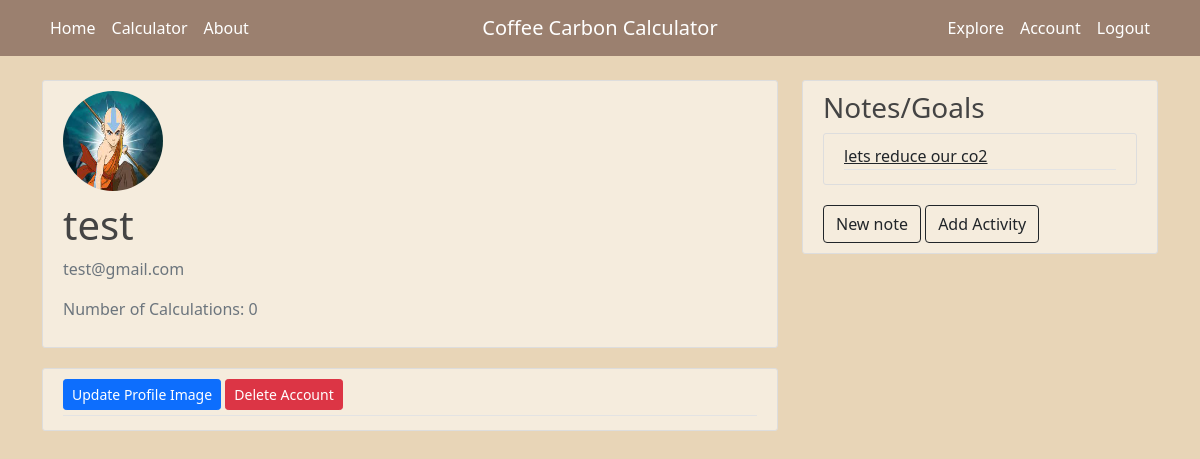
The app's page /account/1 (signed in), older data.
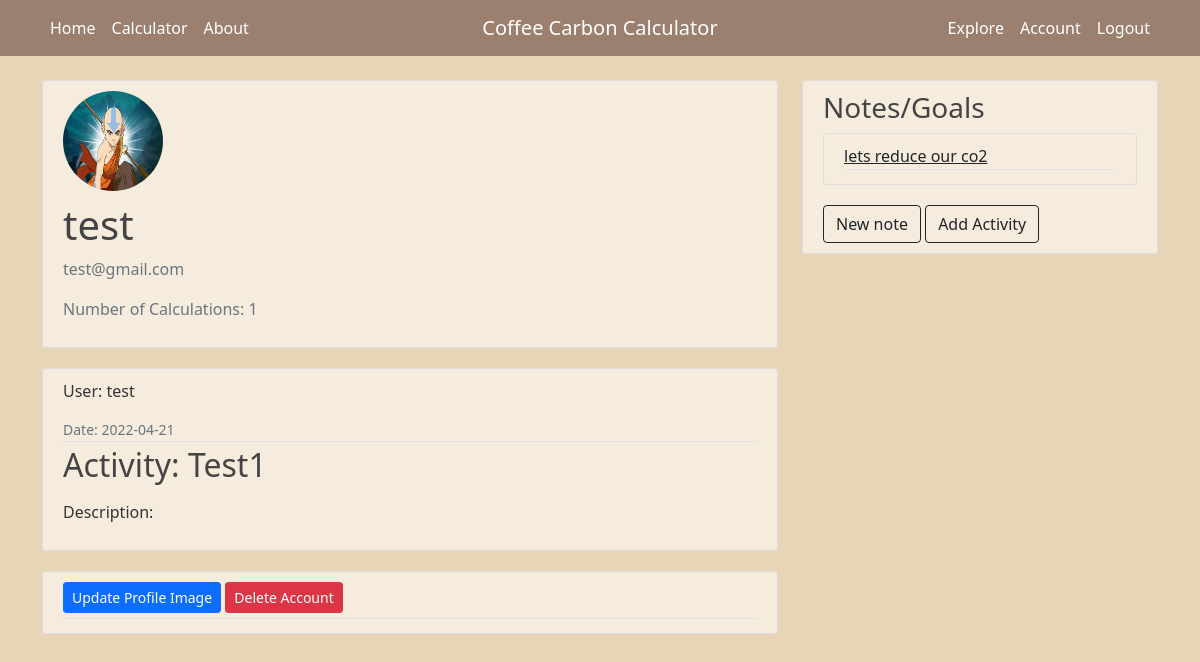
The same page, newer data.
### coffeeCalc/models.py (models this page shows, shortened)
class User(db.Model, UserMixin):
    id = db.Column(db.Integer, primary_key=True)
    username = db.Column(db.String(20), unique=True, nullable=False)
    email = db.Column(db.String(120), unique=True, nullable=False)
    image_file = db.Column(db.String(20), nullable=False, default='default.jpg')
    password = db.Column(db.String(60), nullable=False)
    posts = db.relationship('Post', backref='client', lazy=True)
    notes = db.relationship('Note', backref='client', lazy=True)

class Post(db.Model):
    id = db.Column(db.Integer, primary_key=True)
    title = db.Column(db.String(100), nullable=False)
    start_country = db.Column(db.String(100), nullable=False)
    origin_to_port_distance = db.Column(db.String(100), nullable=False)
    end_location = db.Column(db.String(100), nullable=False)
    port_to_client_distance = db.Column(db.String(100), nullable=False)
    weight = db.Column(db.String(100), nullable = False)
    carbon_cost = db.Column(db.String(100), nullable=True)
    date = db.Column(db.DateTime, nullable=False, default=datetime.utcnow)
    user_id = db.Column(db.Integer, db.ForeignKey('user.id'), nullable=False)

### coffeeCalc/routes.py (the view)
@app.route("/account/<int:user_id>")
@login_required
def account(user_id):
    notes = Note.query.filter_by(note_user_id=current_user.id).all()
    user = User.query.get_or_404(user_id)
    posts = Post.query.filter_by(user_id=user_id).all()
    posts.reverse()
    userPostsNum = len(posts)
    if userPostsNum < 1:
        userPostsNum = 0
    profile_image = url_for('static', filename='profile_images/' + user.image_file)
    return render_template('account.html',  user = user, notes = notes, profile_image = profile_image, userPostsnum = userPostsNum, posts = posts)

### coffeeCalc/models.py (called while the page is built)
@login_manager.user_loader
def load_user(user_id):
    return User.query.get(int(user_id))

### coffeeCalc/templates/account.html
{% extends "layout.html" %} {% block content %}
<div class="content-section">
  <div class="media">
    <img class="rounded-circle account-img" src="{{ profile_image }}" />
    <div class="media-body">
      <h2 class="account-heading">{{ user.username }}</h2>
      <p class="text-secondary">{{ user.email }}</p>
      <p class="text-secondary">Number of Calculations: {{ userPostsnum }}</p>
    </div>
  </div>
</div>
{% if userPostsnum > 0 %}
<article class="media content-section">
  <div class="media-body">
    <div class="article-metadata">
      <p class="font-weight-bold">User: {{ posts[0].client.username }}</p>
      <small class="text-muted"
        >Date: {{ posts[0].date.strftime('%Y-%m-%d') }}</small
      >
    </div>
    <h2>
      <p class="article-title">Activity: {{ posts[0].title }}</p>
    </h2>
    <p class="article-content">Description: {{ posts[0].content }}</p>
  </div>
</article>
{% endif %}
<article class="media content-section">
  <div class="media-body">
    <div class="article-metadata">
      {% if user.id == current_user.id %}
      <div>
        <a
          class="btn btn-primary btn-sm mt mb-1"
          href="{{ url_for('upload_file') }}"
          >Update Profile Image</a
        >
        <a
          class="btn btn-danger btn-sm mt mb-1"
          href="{{ url_for('delete_account', user_id=user.id) }}"
          >Delete Account</a
        >
      </div>
      {% else %}
      <div>
        <a class="btn btn-primary btn-sm mt mb-1" href="#">Follow User</a>
      </div>
      {% endif %}
    </div>
  </div>
</article>
{% endblock content %}

Row changes from the older to the newer data that the page shows:
shown differently, row unchanged: User "test": username (not shown) → "test"
added Post: date "2022-04-21", title "Test1"
Text that changed along with them:
{{ userPostsnum }}: "0" → "1"
text now shown: "User: Date: Activity: Description:"
